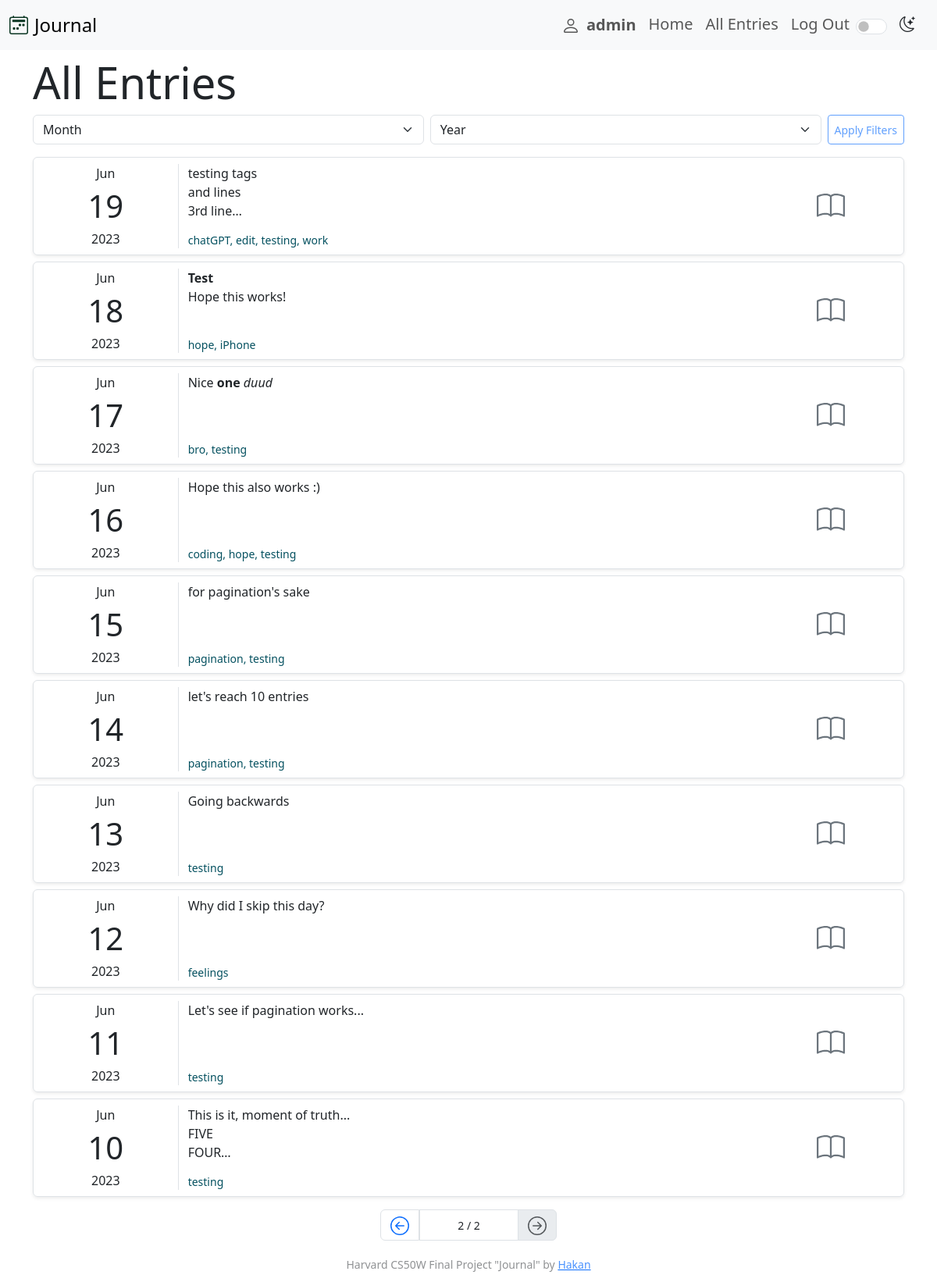
The page /all_entries?page=2 (signed in) on the database its author committed.
### journal/models.py (models this page shows, shortened)
class JournalEntry(models.Model):
    user = models.ForeignKey(
        User, on_delete=models.CASCADE, related_name="entries")
    content = models.TextField()
    tags = models.ManyToManyField(Tag, blank=True, related_name="tag_entries")
    created_at = models.DateTimeField(auto_now_add=True)
    updated_at = models.DateTimeField(auto_now=True)
    date = models.DateField()
    class Meta:
        ordering = ["-date"]

class Tag(models.Model):
    name = models.CharField(max_length=50)
    def __str__(self):
        return self.name
    class Meta:
        ordering = ["name"]

### journal/views.py (the view)
# urls.py: path("all_entries", views.all_entries, name="all_entries"),
@require_GET
@login_required(login_url="login")
def all_entries(request):
    try:
        entries = JournalEntry.objects.filter(
            user=request.user)
        month_filter = request.GET.get("month")
        year_filter = request.GET.get("year")
        if month_filter and year_filter:
            month_filter = int(month_filter)
            year_filter = int(year_filter)
            entries = JournalEntry.objects.filter(
                user=request.user, date__month=month_filter, date__year=year_filter)
        paginator = Paginator(entries, 10)
        page_number = request.GET.get("page")
        page_obj = paginator.get_page(page_number)
    except:
        messages.error(request, "Could not retrieve data.")
        return render(request, "journal/all_entries.html")
    return render(request, "journal/all_entries.html", {
        "page_entries": page_obj,
    })

### journal/templates/journal/all_entries.html (shortened to what this page needs)
{% extends 'journal/layout.html' %} {% load static %} {% block body %}
<div class="container mt-2">
    <h2 class="display-4">All Entries</h2>
    <form
        action="{% url 'all_entries' %}"
        class="d-flex gap-2 mb-3"
        method="get"
        id="filter-form"
    >
    </form>
    {% if not page_entries|length > 0 %}
    <p class="lead alert alert-info">No journal entries to show.</p>
    {% else %} {% for entry in page_entries %}
    <div
        class="border row d-flex mb-2 mx-auto py-2 rounded-2 shadow-sm eachEntryDiv"
        id="entry-{{ entry.id }}"
        data-date="{{ entry.date|date:'Y-m-d' }}"
    >
        <div
            class="col-2 border-end d-flex flex-column justify-content-center align-items-center"
        >
            <span>{{ entry.date|date:'M' }}</span>
            <span class="fs-1">{{ entry.date|date:'d' }}</span>
            <span>{{ entry.date|date:'Y' }}</span>
        </div>
        <div class="col-8 d-flex flex-column justify-content-between">
            <div class="text-break text-truncate line-clamp line-clamp-3">
                {{ entry.content|safe }}
            </div>
            {% if entry.tags.all|length > 0 %}
            <div class="small text-info-emphasis">
                {{ entry.tags.all|join:', ' }}
            </div>
            {% endif %}
        </div>
        <div class="col-2 d-flex align-items-center justify-content-center">
            <button
                type="button"
                class="btn p-2 rounded-5"
                data-bs-toggle="modal"
                data-bs-target="#detailModal-{{ entry.id }}"
            >
            </button>
        </div>
    </div>
    {% endfor %} {% endif %}
</div>
{% if page_entries.paginator.num_pages > 1 %}
<nav class="my-3" aria-label="Page navigation">
    <ul class="pagination justify-content-center">
        {% if page_entries.has_previous %}
        <li class="page-item">
            <a
                class="page-link"
                href="?page={{ page_entries.previous_page_number }}"
            >
            </a>
        </li>
        {% endif %}
        <li
            class="page-item border d-flex align-items-center justify-content-center px-5"
        >
            <small
                >{{ page_entries.number }} /
                {{page_entries.paginator.num_pages}}
            </small>
        </li>
        {% if page_entries.has_next %}
        <li class="page-item">
            <a
                class="page-link"
                href="?page={{ page_entries.next_page_number }}"
            >
                <svg
                    xmlns="http://www.w3.org/2000/svg"
                    width="24"
                    height="24"
                    fill="currentColor"
                    class="bi bi-arrow-right-circle"
                    viewBox="0 0 16 16"
                >
                    <path
                        fill-rule="evenodd"
                        d="M1 8a7 7 0 1 0 14 0A7 7 0 0 0 1 8zm15 0A8 8 0 1 1 0 8a8 8 0 0 1 16 0zM4.5 7.5a.5.5 0 0 0 0 1h5.793l-2.147 2.146a.5.5 0 0 0 .708.708l3-3a.5.5 0 0 0 0-.708l-3-3a.5.5 0 1 0-.708.708L10.293 7.5H4.5z"
                    />
                </svg>
            </a>
        </li>
        {% else %}
        <li class="page-item">
            <a
                class="page-link disabled"
                href="?page={{ page_entries.paginator.num_pages }}"
            >
            </a>
        </li>
        {% endif %}
    </ul>
</nav>
{% endif %}  {% endblock %}

### journal/templates/journal/layout.html (shortened to what this page needs)
{% load static %}
<!DOCTYPE html>
<html lang="en">
  <head>
    <link href="https://cdn.jsdelivr.net/npm/bootstrap@5.3.0/dist/css/bootstrap.min.css" rel="stylesheet" />
    <link rel="stylesheet" href="https://cdn.jsdelivr.net/npm/bootstrap-icons@1.10.5/font/bootstrap-icons.css">
    <link rel="stylesheet" href="{% static 'journal/css/styles.css' %}">
  </head>
  <body>
    <nav class="navbar bg-body-tertiary navbar-expand-lg">
      <div class="container-fluid">
        <a class="navbar-brand fs-4 d-flex align-items-center gap-2" href="{% url 'index' %}">Journal</a>
        <div class="offcanvas offcanvas-end" tabindex="-1" id="offcanvasNavbar" aria-labelledby="offcanvasNavbarLabel">
          <div class="offcanvas-body lead">
            <ul class="navbar-nav justify-content-end flex-grow-1 pe-3">
              {% if user.is_authenticated %}
              <li class="nav-item">
                <a class="nav-link d-flex align-items-center fw-bold" href="{% url 'profile' %}"><span class="me-2">
                </span>{{ user.username }}</a>
              </li>
              {% endif %}
              <li class="nav-item">
                <a class="nav-link" href="{% url 'index' %}">Home</a>
              </li>
              <li class="nav-item">
                <a class="nav-link" href="{% url 'all_entries' %}">All Entries</a>
              </li>
              {% if user.is_authenticated %}
              <li class="nav-item">
                <a class="nav-link" href="{% url 'logout' %}">Log Out</a>
              </li>
              {% else %}
              <li class="nav-item">
                <a class="nav-link" href="{% url 'login' %}">Log In</a>
              </li>
              {% endif %}
              <li class="nav-item">
                <div class="form-check form-switch py-2 d-flex align-items-center gap-3">
                    <input
                        type="checkbox"
                        class="form-check-input"
                        role="switch"
                        id="themeSwitch"
                    />
                    <label
                        class="form-check-label"
                        for="themeSwitch"
                        id="themeIcon"
                        >
                        <i class="bi bi-moon-stars"></i>
                    </label>
                </div>
            </li>
            </ul>
          </div>
        </div>
      </div>
    </nav>
    {% block body %}
    {% endblock %}
    <footer class="my-2 py-1 small text-center text-body-tertiary">
        Harvard CS50W Final Project "Journal" by
        <a
            class="link-primary link-opacity-75"
            href="https://hakanayata.com"
            target="_blank"
            >Hakan</a
        >
    </footer>
  </body>
</html>

### journal/static/journal/css/styles.css (style rules this page uses)
p { margin-bottom: 0; }
.line-clamp { display: -webkit-box; -webkit-box-orient: vertical; position: relative; overflow: hidden; text-overflow: ellipsis; padding: 0 !important; line-height: var(--line-height,1.5) !important; }
.line-clamp-3 { -webkit-line-clamp : 3; height: calc(1em * var(--line-height, 1.5) * 3); }

### rows shown on the page
JournalEntry: date "Jun", date "19", date "2023", content "testing tags and lines 3rd line", tags.all "chatGPT, edit, testing, work"
JournalEntry: date "Jun", date "18", date "2023", content "Test Hope this works!", tags.all "hope, iPhone"
JournalEntry: date "Jun", date "17", date "2023", content "Nice one duud", tags.all "bro, testing"
JournalEntry: date "Jun", date "16", date "2023", content "Hope this also works :)", tags.all "coding, hope, testing"
JournalEntry: date "Jun", date "15", date "2023", content "for pagination's sake", tags.all "pagination, testing"
JournalEntry: date "Jun", date "14", date "2023", content "let's reach 10 entries", tags.all "pagination, testing"
JournalEntry: date "Jun", date "13", date "2023", content "Going backwards", tags.all "testing"
JournalEntry: date "Jun", date "12", date "2023", content "Why did I skip this day?", tags.all "feelings"
JournalEntry: date "Jun", date "11", date "2023", content "Let's see if pagination works...", tags.all "testing"
JournalEntry: date "Jun", date "10", date "2023", content "This is it, moment of truth... FIVE FOUR", tags.all "testing"

### other values the page prints
{{ user.username }} "admin"
{{ page_entries.number }} "2"
{{ page_entries.paginator.num_pages }} "2"
